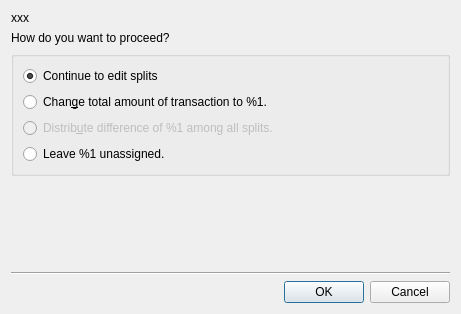
<?xml version="1.0" encoding="UTF-8"?>
<ui version="4.0">
 <class>KSplitCorrectionDlg</class>
 <widget class="QDialog" name="KSplitCorrectionDlg">
  <property name="windowModality">
   <enum>Qt::ApplicationModal</enum>
  </property>
  <property name="geometry">
   <rect>
    <x>0</x>
    <y>0</y>
    <width>461</width>
    <height>314</height>
   </rect>
  </property>
  <property name="windowTitle">
   <string>Correct splits</string>
  </property>
  <layout class="QVBoxLayout" name="verticalLayout_2">
   <item>
    <widget class="QLabel" name="explanation">
     <property name="text">
      <string>xxx</string>
     </property>
     <property name="wordWrap">
      <bool>true</bool>
     </property>
    </widget>
   </item>
   <item>
    <widget class="QLabel" name="question">
     <property name="enabled">
      <bool>true</bool>
     </property>
     <property name="text">
      <string>How do you want to proceed?</string>
     </property>
     <property name="wordWrap">
      <bool>true</bool>
     </property>
    </widget>
   </item>
   <item>
    <widget class="QGroupBox" name="frame">
     <property name="title">
      <string/>
     </property>
     <property name="flat">
      <bool>true</bool>
     </property>
     <layout class="QVBoxLayout" name="verticalLayout">
      <item>
       <widget class="QRadioButton" name="continueBtn">
        <property name="text">
         <string>Continue to edit splits</string>
        </property>
        <property name="checked">
         <bool>true</bool>
        </property>
        <attribute name="buttonGroup">
         <string notr="true">buttonGroup</string>
        </attribute>
       </widget>
      </item>
      <item>
       <widget class="QRadioButton" name="changeBtn">
        <property name="text">
         <string>Chan&amp;ge total amount of transaction to %1.</string>
        </property>
        <attribute name="buttonGroup">
         <string notr="true">buttonGroup</string>
        </attribute>
       </widget>
      </item>
      <item>
       <widget class="QRadioButton" name="distributeBtn">
        <property name="enabled">
         <bool>false</bool>
        </property>
        <property name="text">
         <string>Distrib&amp;ute difference of %1 among all splits.</string>
        </property>
        <attribute name="buttonGroup">
         <string notr="true">buttonGroup</string>
        </attribute>
       </widget>
      </item>
      <item>
       <widget class="QRadioButton" name="leaveBtn">
        <property name="text">
         <string>Leave %1 unassigned.</string>
        </property>
        <attribute name="buttonGroup">
         <string notr="true">buttonGroup</string>
        </attribute>
       </widget>
      </item>
     </layout>
    </widget>
   </item>
   <item>
    <spacer name="verticalSpacer">
     <property name="orientation">
      <enum>Qt::Vertical</enum>
     </property>
     <property name="sizeHint" stdset="0">
      <size>
       <width>20</width>
       <height>40</height>
      </size>
     </property>
    </spacer>
   </item>
   <item>
    <widget class="Line" name="line1">
     <property name="frameShape">
      <enum>QFrame::HLine</enum>
     </property>
     <property name="frameShadow">
      <enum>QFrame::Sunken</enum>
     </property>
    </widget>
   </item>
   <item>
    <layout class="QHBoxLayout" name="horizontalLayout">
     <item>
      <spacer name="horizontalSpacer">
       <property name="orientation">
        <enum>Qt::Horizontal</enum>
       </property>
       <property name="sizeHint" stdset="0">
        <size>
         <width>40</width>
         <height>20</height>
        </size>
       </property>
      </spacer>
     </item>
     <item>
      <widget class="QDialogButtonBox" name="buttonBox">
       <property name="orientation">
        <enum>Qt::Horizontal</enum>
       </property>
       <property name="standardButtons">
        <set>QDialogButtonBox::Cancel|QDialogButtonBox::Ok</set>
       </property>
      </widget>
     </item>
    </layout>
   </item>
  </layout>
 </widget>
 <resources/>
 <connections>
  <connection>
   <sender>buttonBox</sender>
   <signal>accepted()</signal>
   <receiver>KSplitCorrectionDlg</receiver>
   <slot>accept()</slot>
   <hints>
    <hint type="sourcelabel">
     <x>248</x>
     <y>254</y>
    </hint>
    <hint type="destinationlabel">
     <x>157</x>
     <y>274</y>
    </hint>
   </hints>
  </connection>
  <connection>
   <sender>buttonBox</sender>
   <signal>rejected()</signal>
   <receiver>KSplitCorrectionDlg</receiver>
   <slot>reject()</slot>
   <hints>
    <hint type="sourcelabel">
     <x>316</x>
     <y>260</y>
    </hint>
    <hint type="destinationlabel">
     <x>286</x>
     <y>274</y>
    </hint>
   </hints>
  </connection>
 </connections>
 <buttongroups>
  <buttongroup name="buttonGroup"/>
 </buttongroups>
</ui>
